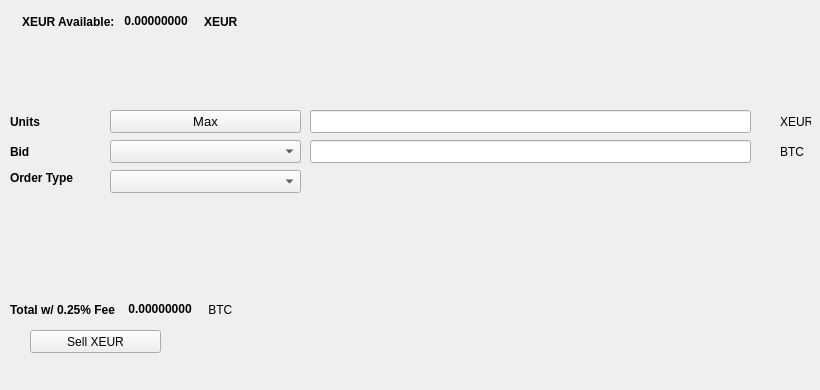
   <widget class="QWidget" name="SellTab">
    <attribute name="title">
     <string>Sell</string>
    </attribute>
    <widget class="QLabel" name="label_16">
     <property name="geometry">
      <rect>
       <x>780</x>
       <y>140</y>
       <width>31</width>
       <height>23</height>
      </rect>
     </property>
     <property name="text">
      <string>BTC</string>
     </property>
    </widget>
    <widget class="QComboBox" name="SellBidcomboBox">
     <property name="geometry">
      <rect>
       <x>110</x>
       <y>140</y>
       <width>191</width>
       <height>23</height>
      </rect>
     </property>
     <property name="font">
      <font>
       <pointsize>10</pointsize>
      </font>
     </property>
    </widget>
    <widget class="QLabel" name="label_18">
     <property name="geometry">
      <rect>
       <x>10</x>
       <y>110</y>
       <width>46</width>
       <height>23</height>
      </rect>
     </property>
     <property name="font">
      <font>
       <weight>75</weight>
       <bold>true</bold>
      </font>
     </property>
     <property name="text">
      <string>Units</string>
     </property>
    </widget>
    <widget class="QPushButton" name="Sell_Max_Amount">
     <property name="geometry">
      <rect>
       <x>110</x>
       <y>110</y>
       <width>191</width>
       <height>23</height>
      </rect>
     </property>
     <property name="font">
      <font>
       <pointsize>10</pointsize>
      </font>
     </property>
     <property name="text">
      <string>Max</string>
     </property>
    </widget>
    <widget class="QLabel" name="label_20">
     <property name="geometry">
      <rect>
       <x>10</x>
       <y>170</y>
       <width>91</width>
       <height>16</height>
      </rect>
     </property>
     <property name="font">
      <font>
       <weight>75</weight>
       <bold>true</bold>
      </font>
     </property>
     <property name="text">
      <string>Order Type</string>
     </property>
    </widget>
    <widget class="QComboBox" name="SellOrdertypeCombo">
     <property name="geometry">
      <rect>
       <x>110</x>
       <y>170</y>
       <width>191</width>
       <height>23</height>
      </rect>
     </property>
     <property name="font">
      <font>
       <pointsize>10</pointsize>
      </font>
     </property>
    </widget>
    <widget class="QLabel" name="label_21">
     <property name="geometry">
      <rect>
       <x>10</x>
       <y>140</y>
       <width>46</width>
       <height>23</height>
      </rect>
     </property>
     <property name="font">
      <font>
       <weight>75</weight>
       <bold>true</bold>
      </font>
     </property>
     <property name="text">
      <string>Bid</string>
     </property>
    </widget>
    <widget class="QLabel" name="label_22">
     <property name="geometry">
      <rect>
       <x>780</x>
       <y>110</y>
       <width>31</width>
       <height>23</height>
      </rect>
     </property>
     <property name="text">
      <string>XEUR</string>
     </property>
    </widget>
    <widget class="QLineEdit" name="UnitsInputXEUR">
     <property name="geometry">
      <rect>
       <x>310</x>
       <y>110</y>
       <width>441</width>
       <height>23</height>
      </rect>
     </property>
     <property name="font">
      <font>
       <pointsize>9</pointsize>
       <weight>75</weight>
       <bold>true</bold>
      </font>
     </property>
    </widget>
    <widget class="QLineEdit" name="SellBidPriceEdit">
     <property name="geometry">
      <rect>
       <x>310</x>
       <y>140</y>
       <width>441</width>
       <height>23</height>
      </rect>
     </property>
     <property name="font">
      <font>
       <pointsize>9</pointsize>
       <weight>75</weight>
       <bold>true</bold>
      </font>
     </property>
    </widget>
    <widget class="QPushButton" name="SellXEURBTN">
     <property name="geometry">
      <rect>
       <x>30</x>
       <y>330</y>
       <width>131</width>
       <height>23</height>
      </rect>
     </property>
     <property name="text">
      <string>Sell XEUR</string>
     </property>
     <property name="icon">
      <iconset resource="../1eur">
       <normaloff>:/icons/bitcoin</normaloff>:/icons/bitcoin</iconset>
     </property>
    </widget>
    <widget class="QWidget" name="layoutWidget3">
     <property name="geometry">
      <rect>
       <x>22</x>
       <y>12</y>
       <width>258</width>
       <height>19</height>
      </rect>
     </property>
     <layout class="QHBoxLayout" name="horizontalLayout">
      <item>
       <widget class="QLabel" name="label232_2">
        <property name="font">
         <font>
          <weight>75</weight>
          <bold>true</bold>
         </font>
        </property>
        <property name="text">
         <string>XEUR Available:</string>
        </property>
       </widget>
      </item>
      <item>
       <widget class="QLabel" name="XEURAvailableLabel">
        <property name="palette">
         <palette>
          <active>
           <colorrole role="WindowText">
            <brush brushstyle="SolidPattern">
             <color alpha="255">
              <red>0</red>
              <green>0</green>
              <blue>0</blue>
             </color>
            </brush>
           </colorrole>
           <colorrole role="Button">
            <brush brushstyle="SolidPattern">
             <color alpha="255">
              <red>0</red>
              <green>170</green>
              <blue>0</blue>
             </color>
            </brush>
           </colorrole>
           <colorrole role="Light">
            <brush brushstyle="SolidPattern">
             <color alpha="255">
              <red>0</red>
              <green>255</green>
              <blue>0</blue>
             </color>
            </brush>
           </colorrole>
           <colorrole role="Midlight">
            <brush brushstyle="SolidPattern">
             <color alpha="255">
              <red>0</red>
              <green>212</green>
              <blue>0</blue>
             </color>
            </brush>
           </colorrole>
           <colorrole role="Dark">
            <brush brushstyle="SolidPattern">
             <color alpha="255">
              <red>0</red>
              <green>85</green>
              <blue>0</blue>
             </color>
            </brush>
           </colorrole>
           <colorrole role="Mid">
            <brush brushstyle="SolidPattern">
             <color alpha="255">
              <red>0</red>
              <green>113</green>
              <blue>0</blue>
             </color>
            </brush>
           </colorrole>
           <colorrole role="Text">
            <brush brushstyle="SolidPattern">
             <color alpha="255">
              <red>0</red>
              <green>170</green>
              <blue>0</blue>
             </color>
            </brush>
           </colorrole>
           <colorrole role="BrightText">
            <brush brushstyle="SolidPattern">
             <color alpha="255">
              <red>255</red>
              <green>255</green>
              <blue>255</blue>
             </color>
            </brush>
           </colorrole>
           <colorrole role="ButtonText">
            <brush brushstyle="SolidPattern">
             <color alpha="255">
              <red>0</red>
              <green>0</green>
              <blue>0</blue>
             </color>
            </brush>
           </colorrole>
           <colorrole role="Base">
            <brush brushstyle="SolidPattern">
             <color alpha="255">
              <red>255</red>
              <green>255</green>
              <blue>255</blue>
             </color>
            </brush>
           </colorrole>
           <colorrole role="Window">
            <brush brushstyle="SolidPattern">
             <color alpha="255">
              <red>0</red>
              <green>170</green>
              <blue>0</blue>
             </color>
            </brush>
           </colorrole>
           <colorrole role="Shadow">
            <brush brushstyle="SolidPattern">
             <color alpha="255">
              <red>0</red>
              <green>0</green>
              <blue>0</blue>
             </color>
            </brush>
           </colorrole>
           <colorrole role="AlternateBase">
            <brush brushstyle="SolidPattern">
             <color alpha="255">
              <red>127</red>
              <green>212</green>
              <blue>127</blue>
             </color>
            </brush>
           </colorrole>
           <colorrole role="ToolTipBase">
            <brush brushstyle="SolidPattern">
             <color alpha="255">
              <red>255</red>
              <green>255</green>
              <blue>220</blue>
             </color>
            </brush>
           </colorrole>
           <colorrole role="ToolTipText">
            <brush brushstyle="SolidPattern">
             <color alpha="255">
              <red>0</red>
              <green>0</green>
              <blue>0</blue>
             </color>
            </brush>
           </colorrole>
          </active>
          <inactive>
           <colorrole role="WindowText">
            <brush brushstyle="SolidPattern">
             <color alpha="255">
              <red>0</red>
              <green>0</green>
              <blue>0</blue>
             </color>
            </brush>
           </colorrole>
           <colorrole role="Button">
            <brush brushstyle="SolidPattern">
             <color alpha="255">
              <red>0</red>
              <green>170</green>
              <blue>0</blue>
             </color>
            </brush>
           </colorrole>
           <colorrole role="Light">
            <brush brushstyle="SolidPattern">
             <color alpha="255">
              <red>0</red>
              <green>255</green>
              <blue>0</blue>
             </color>
            </brush>
           </colorrole>
           <colorrole role="Midlight">
            <brush brushstyle="SolidPattern">
             <color alpha="255">
              <red>0</red>
              <green>212</green>
              <blue>0</blue>
             </color>
            </brush>
           </colorrole>
           <colorrole role="Dark">
            <brush brushstyle="SolidPattern">
             <color alpha="255">
              <red>0</red>
              <green>85</green>
              <blue>0</blue>
             </color>
            </brush>
           </colorrole>
           <colorrole role="Mid">
            <brush brushstyle="SolidPattern">
             <color alpha="255">
              <red>0</red>
              <green>113</green>
              <blue>0</blue>
             </color>
            </brush>
           </colorrole>
           <colorrole role="Text">
            <brush brushstyle="SolidPattern">
             <color alpha="255">
              <red>0</red>
              <green>170</green>
              <blue>0</blue>
             </color>
            </brush>
           </colorrole>
           <colorrole role="BrightText">
            <brush brushstyle="SolidPattern">
             <color alpha="255">
              <red>255</red>
              <green>255</green>
              <blue>255</blue>
             </color>
            </brush>
           </colorrole>
           <colorrole role="ButtonText">
            <brush brushstyle="SolidPattern">
             <color alpha="255">
              <red>0</red>
              <green>0</green>
              <blue>0</blue>
             </color>
            </brush>
           </colorrole>
           <colorrole role="Base">
            <brush brushstyle="SolidPattern">
             <color alpha="255">
              <red>255</red>
              <green>255</green>
              <blue>255</blue>
             </color>
            </brush>
           </colorrole>
           <colorrole role="Window">
            <brush brushstyle="SolidPattern">
             <color alpha="255">
              <red>0</red>
              <green>170</green>
              <blue>0</blue>
             </color>
            </brush>
           </colorrole>
           <colorrole role="Shadow">
            <brush brushstyle="SolidPattern">
             <color alpha="255">
              <red>0</red>
              <green>0</green>
              <blue>0</blue>
             </color>
            </brush>
           </colorrole>
           <colorrole role="AlternateBase">
            <brush brushstyle="SolidPattern">
             <color alpha="255">
              <red>127</red>
              <green>212</green>
              <blue>127</blue>
             </color>
            </brush>
           </colorrole>
           <colorrole role="ToolTipBase">
            <brush brushstyle="SolidPattern">
             <color alpha="255">
              <red>255</red>
              <green>255</green>
              <blue>220</blue>
             </color>
            </brush>
           </colorrole>
           <colorrole role="ToolTipText">
            <brush brushstyle="SolidPattern">
             <color alpha="255">
              <red>0</red>
              <green>0</green>
              <blue>0</blue>
             </color>
            </brush>
           </colorrole>
          </inactive>
          <disabled>
           <colorrole role="WindowText">
            <brush brushstyle="SolidPattern">
             <color alpha="255">
              <red>0</red>
              <green>85</green>
              <blue>0</blue>
             </color>
            </brush>
           </colorrole>
           <colorrole role="Button">
            <brush brushstyle="SolidPattern">
             <color alpha="255">
              <red>0</red>
              <green>170</green>
              <blue>0</blue>
             </color>
            </brush>
           </colorrole>
           <colorrole role="Light">
            <brush brushstyle="SolidPattern">
             <color alpha="255">
              <red>0</red>
              <green>255</green>
              <blue>0</blue>
             </color>
            </brush>
           </colorrole>
           <colorrole role="Midlight">
            <brush brushstyle="SolidPattern">
             <color alpha="255">
              <red>0</red>
              <green>212</green>
              <blue>0</blue>
             </color>
            </brush>
           </colorrole>
           <colorrole role="Dark">
            <brush brushstyle="SolidPattern">
             <color alpha="255">
              <red>0</red>
              <green>85</green>
              <blue>0</blue>
             </color>
            </brush>
           </colorrole>
           <colorrole role="Mid">
            <brush brushstyle="SolidPattern">
             <color alpha="255">
              <red>0</red>
              <green>113</green>
              <blue>0</blue>
             </color>
            </brush>
           </colorrole>
           <colorrole role="Text">
            <brush brushstyle="SolidPattern">
             <color alpha="255">
              <red>0</red>
              <green>85</green>
              <blue>0</blue>
             </color>
            </brush>
           </colorrole>
           <colorrole role="BrightText">
            <brush brushstyle="SolidPattern">
             <color alpha="255">
              <red>255</red>
              <green>255</green>
              <blue>255</blue>
             </color>
            </brush>
           </colorrole>
           <colorrole role="ButtonText">
            <brush brushstyle="SolidPattern">
             <color alpha="255">
              <red>0</red>
              <green>85</green>
              <blue>0</blue>
             </color>
            </brush>
           </colorrole>
           <colorrole role="Base">
            <brush brushstyle="SolidPattern">
             <color alpha="255">
              <red>0</red>
              <green>170</green>
              <blue>0</blue>
             </color>
            </brush>
           </colorrole>
           <colorrole role="Window">
            <brush brushstyle="SolidPattern">
             <color alpha="255">
              <red>0</red>
              <green>170</green>
              <blue>0</blue>
             </color>
            </brush>
           </colorrole>
           <colorrole role="Shadow">
            <brush brushstyle="SolidPattern">
             <color alpha="255">
              <red>0</red>
              <green>0</green>
              <blue>0</blue>
             </color>
            </brush>
           </colorrole>
           <colorrole role="AlternateBase">
            <brush brushstyle="SolidPattern">
             <color alpha="255">
              <red>0</red>
              <green>170</green>
              <blue>0</blue>
             </color>
            </brush>
           </colorrole>
           <colorrole role="ToolTipBase">
            <brush brushstyle="SolidPattern">
             <color alpha="255">
              <red>255</red>
              <green>255</green>
              <blue>220</blue>
             </color>
            </brush>
           </colorrole>
           <colorrole role="ToolTipText">
            <brush brushstyle="SolidPattern">
             <color alpha="255">
              <red>0</red>
              <green>0</green>
              <blue>0</blue>
             </color>
            </brush>
           </colorrole>
          </disabled>
         </palette>
        </property>
        <property name="font">
         <font>
          <weight>75</weight>
          <bold>true</bold>
         </font>
        </property>
        <property name="text">
         <string> 0.00000000 </string>
        </property>
        <property name="textInteractionFlags">
         <set>Qt::LinksAccessibleByMouse|Qt::TextSelectableByKeyboard|Qt::TextSelectableByMouse</set>
        </property>
       </widget>
      </item>
      <item>
       <widget class="QLabel" name="labelXEUR">
        <property name="font">
         <font>
          <weight>75</weight>
          <bold>true</bold>
         </font>
        </property>
        <property name="text">
         <string>XEUR</string>
        </property>
       </widget>
      </item>
     </layout>
    </widget>
    <widget class="QWidget" name="layoutWidget">
     <property name="geometry">
      <rect>
       <x>10</x>
       <y>300</y>
       <width>268</width>
       <height>19</height>
      </rect>
     </property>
     <layout class="QHBoxLayout" name="horizontalLayout_2">
      <item>
       <widget class="QLabel" name="label_19">
        <property name="font">
         <font>
          <weight>75</weight>
          <bold>true</bold>
         </font>
        </property>
        <property name="text">
         <string>Total w/ 0.25% Fee </string>
        </property>
       </widget>
      </item>
      <item>
       <widget class="QLabel" name="SellCostLabel">
        <property name="palette">
         <palette>
          <active>
           <colorrole role="WindowText">
            <brush brushstyle="SolidPattern">
             <color alpha="255">
              <red>0</red>
              <green>0</green>
              <blue>0</blue>
             </color>
            </brush>
           </colorrole>
           <colorrole role="Button">
            <brush brushstyle="SolidPattern">
             <color alpha="255">
              <red>0</red>
              <green>170</green>
              <blue>0</blue>
             </color>
            </brush>
           </colorrole>
           <colorrole role="Light">
            <brush brushstyle="SolidPattern">
             <color alpha="255">
              <red>0</red>
              <green>255</green>
              <blue>0</blue>
             </color>
            </brush>
           </colorrole>
           <colorrole role="Midlight">
            <brush brushstyle="SolidPattern">
             <color alpha="255">
              <red>0</red>
              <green>212</green>
              <blue>0</blue>
             </color>
            </brush>
           </colorrole>
           <colorrole role="Dark">
            <brush brushstyle="SolidPattern">
             <color alpha="255">
              <red>0</red>
              <green>85</green>
              <blue>0</blue>
             </color>
            </brush>
           </colorrole>
           <colorrole role="Mid">
            <brush brushstyle="SolidPattern">
             <color alpha="255">
              <red>0</red>
              <green>113</green>
              <blue>0</blue>
             </color>
            </brush>
           </colorrole>
           <colorrole role="Text">
            <brush brushstyle="SolidPattern">
             <color alpha="255">
              <red>0</red>
              <green>170</green>
              <blue>0</blue>
             </color>
            </brush>
           </colorrole>
           <colorrole role="BrightText">
            <brush brushstyle="SolidPattern">
             <color alpha="255">
              <red>255</red>
              <green>255</green>
              <blue>255</blue>
             </color>
            </brush>
           </colorrole>
           <colorrole role="ButtonText">
            <brush brushstyle="SolidPattern">
             <color alpha="255">
              <red>0</red>
              <green>0</green>
              <blue>0</blue>
             </color>
            </brush>
           </colorrole>
           <colorrole role="Base">
            <brush brushstyle="SolidPattern">
             <color alpha="255">
              <red>255</red>
              <green>255</green>
              <blue>255</blue>
             </color>
            </brush>
           </colorrole>
           <colorrole role="Window">
            <brush brushstyle="SolidPattern">
             <color alpha="255">
              <red>0</red>
              <green>170</green>
              <blue>0</blue>
             </color>
            </brush>
           </colorrole>
           <colorrole role="Shadow">
            <brush brushstyle="SolidPattern">
             <color alpha="255">
              <red>0</red>
              <green>0</green>
              <blue>0</blue>
             </color>
            </brush>
           </colorrole>
           <colorrole role="AlternateBase">
            <brush brushstyle="SolidPattern">
             <color alpha="255">
              <red>127</red>
              <green>212</green>
              <blue>127</blue>
             </color>
            </brush>
           </colorrole>
           <colorrole role="ToolTipBase">
            <brush brushstyle="SolidPattern">
             <color alpha="255">
              <red>255</red>
              <green>255</green>
              <blue>220</blue>
             </color>
            </brush>
           </colorrole>
           <colorrole role="ToolTipText">
            <brush brushstyle="SolidPattern">
             <color alpha="255">
              <red>0</red>
              <green>0</green>
              <blue>0</blue>
             </color>
            </brush>
           </colorrole>
          </active>
          <inactive>
           <colorrole role="WindowText">
            <brush brushstyle="SolidPattern">
             <color alpha="255">
              <red>0</red>
              <green>0</green>
              <blue>0</blue>
             </color>
            </brush>
           </colorrole>
           <colorrole role="Button">
            <brush brushstyle="SolidPattern">
             <color alpha="255">
              <red>0</red>
              <green>170</green>
              <blue>0</blue>
             </color>
            </brush>
           </colorrole>
           <colorrole role="Light">
            <brush brushstyle="SolidPattern">
             <color alpha="255">
              <red>0</red>
              <green>255</green>
              <blue>0</blue>
             </color>
            </brush>
           </colorrole>
           <colorrole role="Midlight">
            <brush brushstyle="SolidPattern">
             <color alpha="255">
              <red>0</red>
              <green>212</green>
              <blue>0</blue>
             </color>
            </brush>
           </colorrole>
           <colorrole role="Dark">
            <brush brushstyle="SolidPattern">
             <color alpha="255">
              <red>0</red>
              <green>85</green>
              <blue>0</blue>
             </color>
            </brush>
           </colorrole>
           <colorrole role="Mid">
            <brush brushstyle="SolidPattern">
             <color alpha="255">
              <red>0</red>
              <green>113</green>
              <blue>0</blue>
             </color>
            </brush>
           </colorrole>
           <colorrole role="Text">
            <brush brushstyle="SolidPattern">
             <color alpha="255">
              <red>0</red>
              <green>170</green>
              <blue>0</blue>
             </color>
            </brush>
           </colorrole>
           <colorrole role="BrightText">
            <brush brushstyle="SolidPattern">
             <color alpha="255">
              <red>255</red>
              <green>255</green>
              <blue>255</blue>
             </color>
            </brush>
           </colorrole>
           <colorrole role="ButtonText">
            <brush brushstyle="SolidPattern">
             <color alpha="255">
              <red>0</red>
              <green>0</green>
              <blue>0</blue>
             </color>
            </brush>
           </colorrole>
           <colorrole role="Base">
            <brush brushstyle="SolidPattern">
             <color alpha="255">
              <red>255</red>
              <green>255</green>
              <blue>255</blue>
             </color>
            </brush>
           </colorrole>
           <colorrole role="Window">
            <brush brushstyle="SolidPattern">
             <color alpha="255">
              <red>0</red>
              <green>170</green>
              <blue>0</blue>
             </color>
            </brush>
           </colorrole>
           <colorrole role="Shadow">
            <brush brushstyle="SolidPattern">
             <color alpha="255">
              <red>0</red>
              <green>0</green>
              <blue>0</blue>
             </color>
            </brush>
           </colorrole>
           <colorrole role="AlternateBase">
            <brush brushstyle="SolidPattern">
             <color alpha="255">
              <red>127</red>
              <green>212</green>
              <blue>127</blue>
             </color>
            </brush>
           </colorrole>
           <colorrole role="ToolTipBase">
            <brush brushstyle="SolidPattern">
             <color alpha="255">
              <red>255</red>
              <green>255</green>
              <blue>220</blue>
             </color>
            </brush>
           </colorrole>
           <colorrole role="ToolTipText">
            <brush brushstyle="SolidPattern">
             <color alpha="255">
              <red>0</red>
              <green>0</green>
              <blue>0</blue>
             </color>
            </brush>
           </colorrole>
          </inactive>
          <disabled>
           <colorrole role="WindowText">
            <brush brushstyle="SolidPattern">
             <color alpha="255">
              <red>0</red>
              <green>85</green>
              <blue>0</blue>
             </color>
            </brush>
           </colorrole>
           <colorrole role="Button">
            <brush brushstyle="SolidPattern">
             <color alpha="255">
              <red>0</red>
              <green>170</green>
              <blue>0</blue>
             </color>
            </brush>
           </colorrole>
           <colorrole role="Light">
            <brush brushstyle="SolidPattern">
             <color alpha="255">
              <red>0</red>
              <green>255</green>
              <blue>0</blue>
             </color>
            </brush>
           </colorrole>
           <colorrole role="Midlight">
            <brush brushstyle="SolidPattern">
             <color alpha="255">
              <red>0</red>
              <green>212</green>
              <blue>0</blue>
             </color>
            </brush>
           </colorrole>
           <colorrole role="Dark">
            <brush brushstyle="SolidPattern">
             <color alpha="255">
              <red>0</red>
              <green>85</green>
              <blue>0</blue>
             </color>
            </brush>
           </colorrole>
           <colorrole role="Mid">
            <brush brushstyle="SolidPattern">
             <color alpha="255">
              <red>0</red>
              <green>113</green>
              <blue>0</blue>
             </color>
            </brush>
           </colorrole>
           <colorrole role="Text">
            <brush brushstyle="SolidPattern">
             <color alpha="255">
              <red>0</red>
              <green>85</green>
              <blue>0</blue>
             </color>
            </brush>
           </colorrole>
           <colorrole role="BrightText">
            <brush brushstyle="SolidPattern">
             <color alpha="255">
              <red>255</red>
              <green>255</green>
              <blue>255</blue>
             </color>
            </brush>
           </colorrole>
           <colorrole role="ButtonText">
            <brush brushstyle="SolidPattern">
             <color alpha="255">
              <red>0</red>
              <green>85</green>
              <blue>0</blue>
             </color>
            </brush>
           </colorrole>
           <colorrole role="Base">
            <brush brushstyle="SolidPattern">
             <color alpha="255">
              <red>0</red>
              <green>170</green>
              <blue>0</blue>
             </color>
            </brush>
           </colorrole>
           <colorrole role="Window">
            <brush brushstyle="SolidPattern">
             <color alpha="255">
              <red>0</red>
              <green>170</green>
              <blue>0</blue>
             </color>
            </brush>
           </colorrole>
           <colorrole role="Shadow">
            <brush brushstyle="SolidPattern">
             <color alpha="255">
              <red>0</red>
              <green>0</green>
              <blue>0</blue>
             </color>
            </brush>
           </colorrole>
           <colorrole role="AlternateBase">
            <brush brushstyle="SolidPattern">
             <color alpha="255">
              <red>0</red>
              <green>170</green>
              <blue>0</blue>
             </color>
            </brush>
           </colorrole>
           <colorrole role="ToolTipBase">
            <brush brushstyle="SolidPattern">
             <color alpha="255">
              <red>255</red>
              <green>255</green>
              <blue>220</blue>
             </color>
            </brush>
           </colorrole>
           <colorrole role="ToolTipText">
            <brush brushstyle="SolidPattern">
             <color alpha="255">
              <red>0</red>
              <green>0</green>
              <blue>0</blue>
             </color>
            </brush>
           </colorrole>
          </disabled>
         </palette>
        </property>
        <property name="font">
         <font>
          <weight>75</weight>
          <bold>true</bold>
         </font>
        </property>
        <property name="autoFillBackground">
         <bool>false</bool>
        </property>
        <property name="text">
         <string> 0.00000000</string>
        </property>
        <property name="textInteractionFlags">
         <set>Qt::LinksAccessibleByMouse|Qt::TextSelectableByMouse</set>
        </property>
       </widget>
      </item>
      <item>
       <widget class="QLabel" name="label_17">
        <property name="font">
         <font>
          <weight>50</weight>
          <bold>false</bold>
         </font>
        </property>
        <property name="text">
         <string> BTC</string>
        </property>
       </widget>
      </item>
     </layout>
    </widget>
    <widget class="QLabel" name="label_23">
     <property name="geometry">
      <rect>
       <x>460</x>
       <y>300</y>
       <width>281</width>
       <height>81</height>
      </rect>
     </property>
     <property name="text">
      <string/>
     </property>
     <property name="pixmap">
      <pixmap>:/images/bittrex</pixmap>
     </property>
    </widget>
   </widget>
